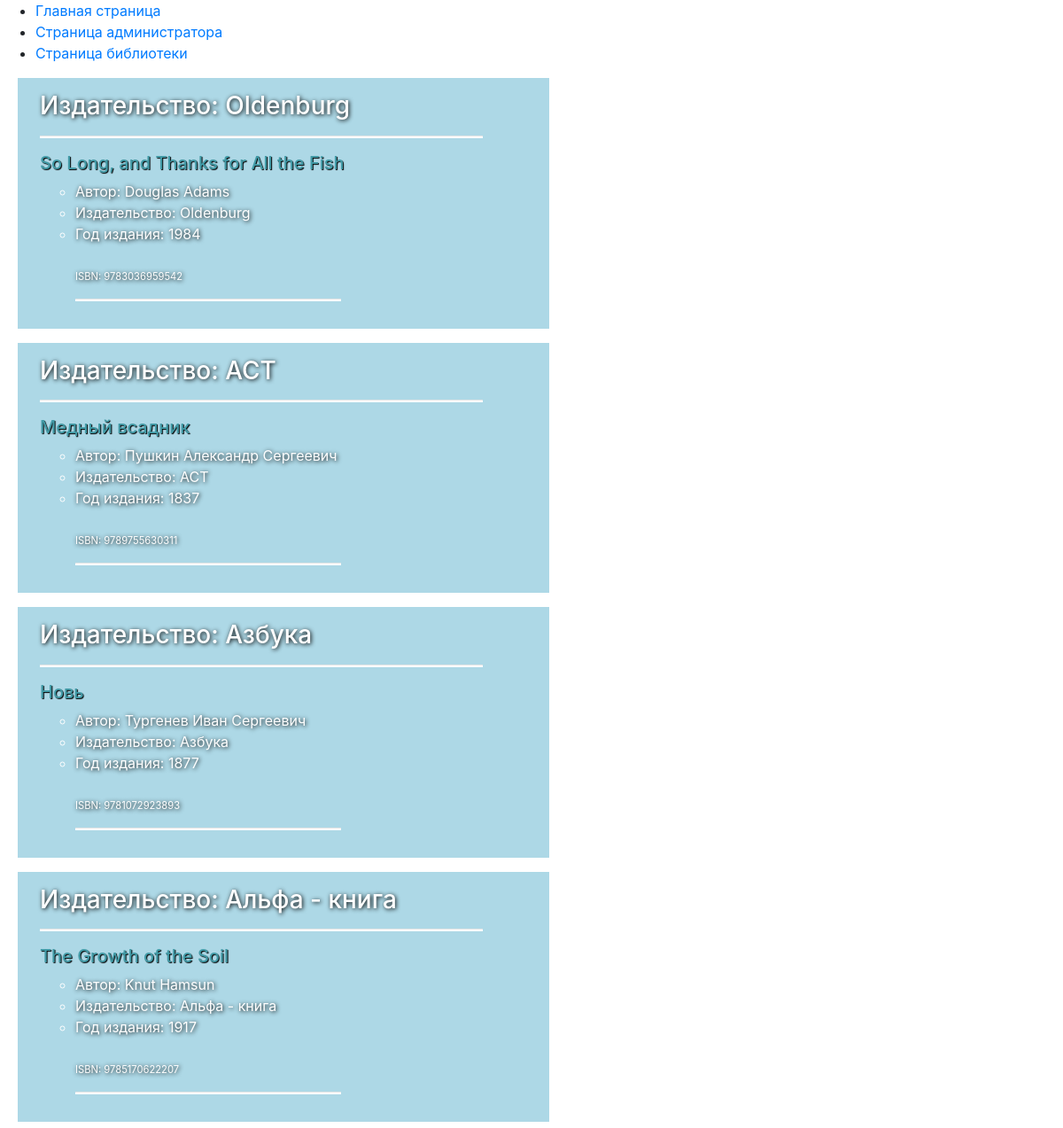
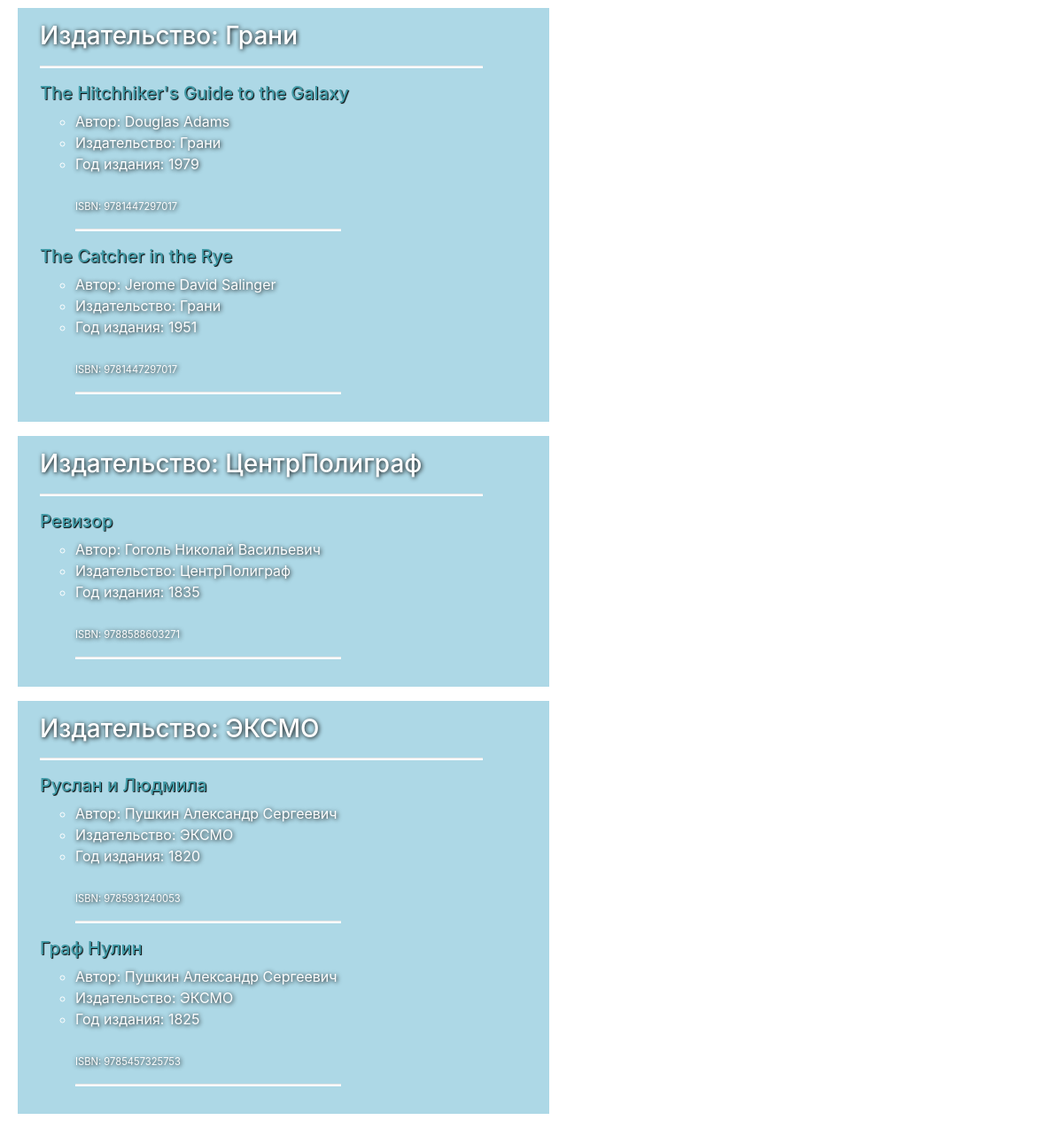
The page /pub/ on the database its author committed (2 pictures, top to bottom).
### p_library/models.py (models this page shows, shortened)
class Publisher(models.Model):
    title = models.CharField(max_length=20, verbose_name='Издательство')
    country = models.CharField(max_length=2, verbose_name='Страна')
    class Meta:
        verbose_name_plural = 'Издательства'
        verbose_name = 'издательство'
        ordering = [ 'title' ]
    def __str__(self):
        return self.title

class Book(models.Model):
    ISBN = models.CharField(max_length=13, verbose_name='Междунар. код')
    title = models.TextField(verbose_name='Наименование')
    description = models.TextField(verbose_name='Аннотация')
    year_release = models.SmallIntegerField(verbose_name='Издание')
    author = models.ForeignKey(Author, on_delete=models.SET_NULL, null=True, verbose_name='Автор', related_name='books')
    copy_count = models.SmallIntegerField(default=1, verbose_name='Экз')
    price = models.DecimalField(max_digits=6, decimal_places=2, verbose_name='Цена')
    publisher = models.ForeignKey('Publisher', on_delete=models.SET_NULL, null=True, verbose_name='Издательство', related_name='books')
    cover_art = models.ImageField(upload_to='cover_book', blank=True, verbose_name='Обложка')
    class Meta:
        verbose_name_plural = 'Книги'
        verbose_name = 'книга'
        ordering = [ 'publisher' ]

class Author(models.Model):
    full_name = models.TextField(verbose_name='Автор')
    birth_year = models.SmallIntegerField(verbose_name='Год рождения')
    country = models.CharField(max_length=2, verbose_name='Страна')
    class Meta:
        verbose_name_plural = 'Авторы'
        verbose_name = 'автор'
        ordering = [ 'full_name' ]
    def __str__(self):
        return self.full_name

### p_library/views.py (the view)
# urls.py: path('pub/', views.publisher),
def publisher(request):
    publishers = Publisher.objects.all()
    context = {'publishers': publishers}
    return render(request, 'p_library/publishers.html', context)

### p_library/templates/p_library/publishers.html (shortened to what this page needs)
{% extends "layout/basic.html" %}
    {% block content %}
    {% for pub in publishers %}
    <ul class="pub">
        <h3>Издательство: {{ pub.title }}</h3>
        <hr>
        <li>
            {% for book in pub.books.all %}
            <h5 class="book">{{ book.title }}</h5>
            <ul>
                <li>Автор: {{ book.author }}</li>
                <li>Издательство: {{ book.publisher }}</li>
                <li>Год издания: {{ book.year_release }}</li>
                <li class="ISBN"><small>ISBN: {{ book.ISBN}}</small></li>
                <hr class="mini_hr">
            </ul>
            {% endfor %}
        </li>
    </ul>
    {% endfor %}
    {% endblock %}

### p_library/static/CSS/style.css (style rules this page uses)
.pub { list-style-type: none; margin-left: 20px; max-width: 600px; padding: 15px 25px; color: white; background-color: lightblue; text-shadow: 1px 1px 5px black; }
.book { color: rgb(66, 155, 167); text-shadow: 1px 1px 1px black; }
hr { max-width: 500px; height: 2px; margin-left: 0; background-color: #fff; }
.mini_hr { max-width: 300px; }
.ISBN { font-size: 14px; list-style-type: none; margin-top: 24px; }

### rows shown on the page
Publisher: title "Oldenburg"
Book: title "So Long, and Thanks for All the Fish", author "Douglas Adams", publisher "Oldenburg", year_release "1984", ISBN "9783036959542"
Publisher: title "АСТ"
Book: title "Медный всадник", author "Пушкин Александр Сергеевич", publisher "АСТ", year_release "1837", ISBN "9789755630311"
Publisher: title "Азбука"
Book: title "Новь", author "Тургенев Иван Сергеевич", publisher "Азбука", year_release "1877", ISBN "9781072923893"
Publisher: title "Альфа - книга"
Book: title "The Growth of the Soil", author "Knut Hamsun", publisher "Альфа - книга", year_release "1917", ISBN "9785170622207"
Publisher: title "Грани"
Book: title "The Hitchhiker's Guide to the Galaxy", author "Douglas Adams", publisher "Грани", year_release "1979", ISBN "9781447297017"
Book: title "The Catcher in the Rye", author "Jerome David Salinger", publisher "Грани", year_release "1951", ISBN "9781447297017"
Publisher: title "ЦентрПолиграф"
Book: title "Ревизор", author "Гоголь Николай Васильевич", publisher "ЦентрПолиграф", year_release "1835", ISBN "9788588603271"
Publisher: title "ЭКСМО"
Book: title "Руслан и Людмила", author "Пушкин Александр Сергеевич", publisher "ЭКСМО", year_release "1820", ISBN "9785931240053"
Book: title "Граф Нулин", author "Пушкин Александр Сергеевич", publisher "ЭКСМО", year_release "1825", ISBN "9785457325753"
